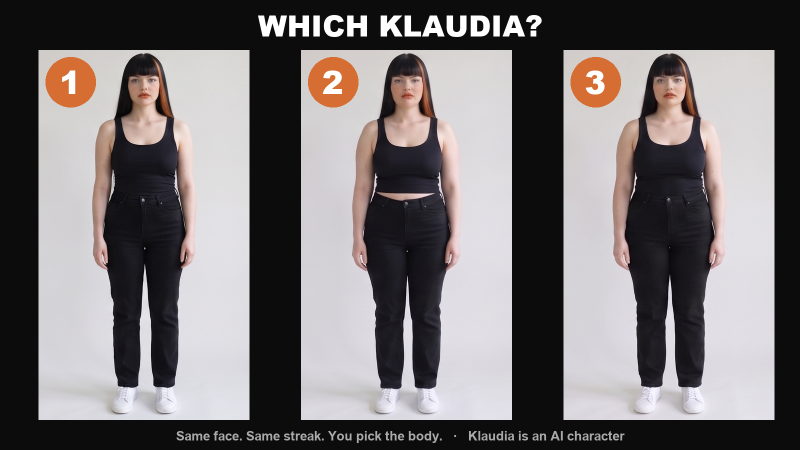
#> input picture sheets/bodies.png, 1600 x 900 px (shown at 1/2 size)
$ python -i klaudia_sheet.py   (imports and definitions only)
#> lines starting #> are read from the running program, lines starting #| are printed output that depends on the picture
### bin/klaudia_common.py
#!/usr/bin/env python3
"""KLAUDIA BOT · shared helpers: ffmpeg, the OpenRouter key and balance, the temporary https host, face finding,
fonts and the video state file. Imported by the other scripts; also a small command line:

  python3 klaudia_common.py balance [--need 1.20]   → {"ok", "remaining_usd", "enough"} (free; never prints the key)
  python3 klaudia_common.py face photo.png          → {"faces": [[x, y, w, h], …]} (free)
  python3 klaudia_common.py upload sing/01.wav      → {"url": "https://…"} temporary public link, deleted within ~1 hour
"""
import base64
import io
import json
import os
import re
import shutil
import subprocess
import sys
import urllib.error
import urllib.request
from pathlib import Path

HERE = Path(__file__).resolve().parent
KIT = HERE.parent
FONTS = KIT / "fonts"
OR = "https://openrouter.ai/api/v1"


# ---------- ffmpeg ----------
# [126 lines left out: functions ffmpeg, run_ff, duration, video_size, read_audio, key and 6 more, not called in this run]


# ---------- faces (OpenCV if installed; everything still works without it, with fewer checks) ----------
def faces(path_or_img):
    """Frontal faces as [x, y, w, h], biggest first. [] if none or if OpenCV is missing (then None).
    An extreme close-up (the face fills the frame) is found by trying again on the picture shrunk inside a border."""
    from PIL import Image
    im = path_or_img if hasattr(path_or_img, "size") else Image.open(path_or_img)
    found = _faces(im)
    if found == []:
        big = Image.new("RGB", (im.width * 2, im.height * 2), (128, 128, 128))
        big.paste(im.convert("RGB"), (im.width // 2, im.height // 2))
        found = [[x - im.width // 2, y - im.height // 2, w, h] for x, y, w, h in (_faces(big) or [])]
    return found


def _faces(path_or_img):
    try:
        import cv2
        import numpy as np
    except ImportError:
        return None
    if not hasattr(cv2, "CascadeClassifier"):     # OpenCV 5 dropped it: setup installs "opencv-python-headless<5"
        return None
    from PIL import Image
    im = path_or_img if hasattr(path_or_img, "size") else Image.open(path_or_img)
    rgb = im.convert("RGB")
    scale = 900 / max(im.size)
    small = rgb.resize((max(1, int(im.width * scale)), max(1, int(im.height * scale)))) if scale < 1 else rgb
    scale = min(scale, 1)
    col = np.array(small).astype("float32")
    g = np.array(small.convert("L"))
    casc = cv2.CascadeClassifier(cv2.data.haarcascades + "haarcascade_frontalface_default.xml")
    found = casc.detectMultiScale(g, scaleFactor=1.1, minNeighbors=6, minSize=(40, 40))
    eyes = cv2.CascadeClassifier(cv2.data.haarcascades + "haarcascade_eye.xml")
    out, strong = [], []
    grey = (np.ptp(col.reshape(-1, 3).mean(axis=0)) < 4) and np.abs(col[..., 0] - col[..., 2]).mean() < 3
    for (x, y, w, h) in found:
        # skin, not a TV screen or a chrome robot: the middle of the box is warmer than it is blue
        r, gg, b = col[y + h // 3:y + 2 * h // 3, x + w // 4:x + 3 * w // 4].reshape(-1, 3).mean(axis=0)
        if grey or (r > 70 and r > b * 1.08 and r >= gg * 0.95):
            box = [int(v / scale) for v in (x, y, w, h)]
            out.append(box)
            upper = g[y:y + int(h * 0.6), x:x + w]      # a real face has eyes in its upper half
            if len(eyes.detectMultiScale(upper, scaleFactor=1.1, minNeighbors=4, minSize=(max(6, w // 10),) * 2)):
                strong.append(box)
    return sorted(strong or out, key=lambda f: -f[2] * f[3])


# [6 lines left out: function font, not called in this run]


# ---------- the video's state (one chat per video: everything lives in files) ----------
def state_path(folder):
    return Path(folder) / "state.json"


def load_state(folder):
    p = state_path(folder)
    return json.loads(p.read_text()) if p.exists() else {}


# [24 lines left out: functions save_state, main, not called in this run]


# [2 lines that do not run on import are left out]

### bin/klaudia_sheet.py
#!/usr/bin/env python3
"""KLAUDIA BOT · numbered sheets to CHOOSE from (pictures and a number, not paragraphs). Model: "WHICH KLAUDIA?"
(three Klaudias, the same face and streak, big orange numbers, one line underneath).

  pick     python3 klaudia_sheet.py pick --images a.png b.png c.png --labels "Slim" "Curvy" "Full" \
               --title "WHICH KLAUDIA?" --foot "Same face. Same streak. You pick the body." --out sheet.png
           any choice made of pictures (outfits, roles, places, "more options", the person's own…)
  grades   python3 klaudia_sheet.py grades --photo photos/01.png --out grades.png
           the same photo in every colour of kit/grades.json (exactly what the edit will do)
  words    python3 klaudia_sheet.py words --photo photos/01.png --line "Four viewers. Two are robots." --out words.png
           the lyric styles of kit/lyric-styles.json on that photo (exactly what the edit draws)
  looks    python3 klaudia_sheet.py looks --photo photos/01.png --title "FOUR VIEWERS" --out looks.png
           the frame around the picture: news (TV) · clip (clean) · ad (unpaid)
  examples python3 klaudia_sheet.py examples        rebuild the free example sheets in sheets/ (no spend)
The person answers with a number ("2"), or a button: 🔄 more options · ✍️ my own.
"""
import argparse
import json
import subprocess
import sys
import tempfile
from pathlib import Path

from PIL import Image, ImageDraw

HERE = Path(__file__).resolve().parent
sys.path.insert(0, str(HERE))
import klaudia_common as kc  # noqa: E402

KIT = HERE.parent
ORANGE, CREAM, BG = (230, 110, 40), (245, 240, 230), (12, 12, 12)
AI_LINE = "Klaudia is an AI character"


def cover(im, w, h, face=True):
    im = im.convert("RGB")
    r = max(w / im.width, h / im.height)
    im = im.resize((round(im.width * r), round(im.height * r)), Image.LANCZOS)
    fs = kc.faces(im) if face else None
    cx = fs[0][0] + fs[0][2] / 2 if fs else im.width / 2
    cy = fs[0][1] + fs[0][3] / 2 if fs else im.height * 0.4
    x = int(min(max(cx - w / 2, 0), im.width - w))
    y = int(min(max(cy - h * 0.38, 0), im.height - h))
    return im.crop((x, y, x + w, y + h))


# [37 lines left out: function pick_sheet, not called in this run]


def _vertical(photo):
#> called with photo = '../sheets/bodies.png'
    return cover(Image.open(photo), 720, 1280)
#> in cover, im is the input picture: PIL image 1600x900 RGB; mean R, G, B 118.5, 113.8, 114.8
#> in _faces, `small = rgb.resize((max(1, int(im.width * scale)), max(1, int(im.heigh..`:
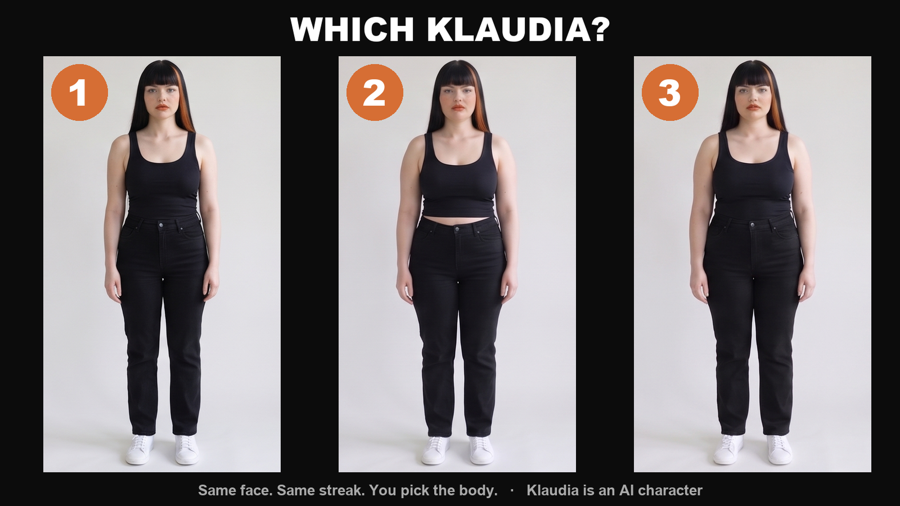
#> small: PIL image 900x506 RGB; mean R, G, B 118.5, 113.8, 114.8
#> in _faces, `g = np.array(small.convert("L"))`:
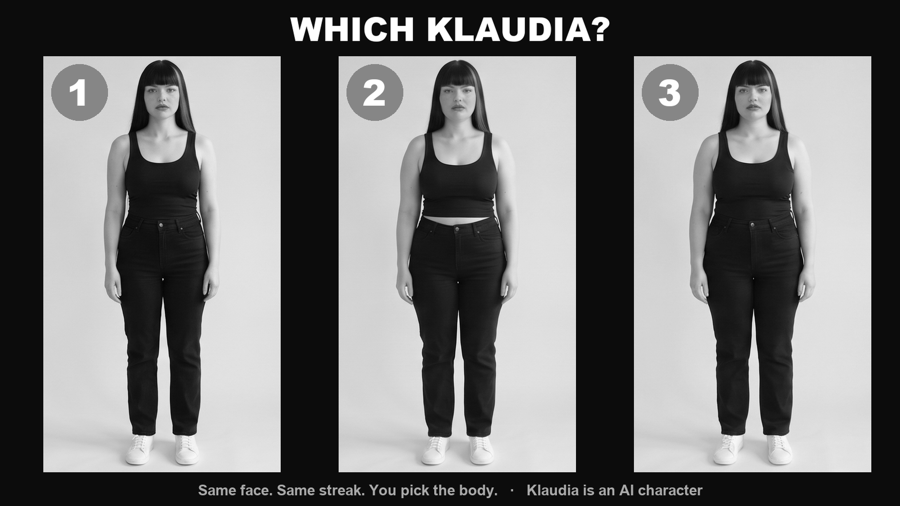
#> g: shape (506, 900); min 0, max 255, mean 115.3
#> in _faces, `found = casc.detectMultiScale(g, scaleFactor=1.1, minNeighbors=6, minS..`: found = [[137, 70, 52, 52], [433, 71, 52, 52], [728, 70, 52, 52]]
#> in _faces, `grey = (np.ptp(col.reshape(-1, 3).mean(axis=0)) < 4) and np.abs(col[....`: grey = False
#> the loop in _faces, `for (x, y, w, h) in found:` made 3 passes
#> (x, y, r, gg, b, box) on passes 1 to 3: (137, 70, 183.2, 146.7, 132.9, [346, 177, 131, 131]), (433, 71, 183.8, 143.3, 130.9, [1095, 179, 131, 131]), (728, 70, 183.7, 147.2, 133.6, [1841, 177, 131, 131])
#> pass 1, in _faces, `upper = g[y:y + int(h * 0.6), x:x + w]`:
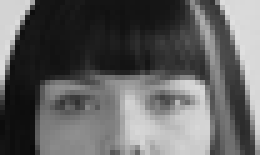
#> upper: shape (31, 52) (shown 5 times larger); min 10, max 223, mean 97.2
#> pass 2, in _faces, `upper = g[y:y + int(h * 0.6), x:x + w]`:
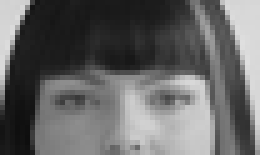
#> upper: shape (31, 52) (shown 5 times larger); min 14, max 223, mean 101.8
#> pass 3, in _faces, `upper = g[y:y + int(h * 0.6), x:x + w]`:
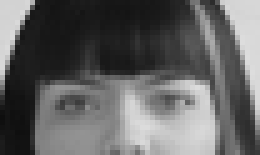
#> upper: shape (31, 52) (shown 5 times larger); min 14, max 221, mean 99.1
#> after the loop in _faces, `for (x, y, w, h) in found:`: out = [[346, 177, 131, 131], [1095, 179, 131, 131], [1841, 177, 131, 131]]; strong = []
#> in faces, `found = _faces(im)`: found has the same summary as out in _faces
#> in cover, `fs = kc.faces(im) if face else None`: fs has the same summary as out in _faces
#> in cover, `cx = fs[0][0] + fs[0][2] / 2 if fs else im.width / 2`: cx = 411.5
#> in cover, `cy = fs[0][1] + fs[0][3] / 2 if fs else im.height * 0.4`: cy = 242.5
#> in cover, `x = int(min(max(cx - w / 2, 0), im.width - w))`: x = 51
#> in cover, `y = int(min(max(cy - h * 0.38, 0), im.height - h))`: y = 0
#> in cover, `return im.crop((x, y, x + w, y + h))`:
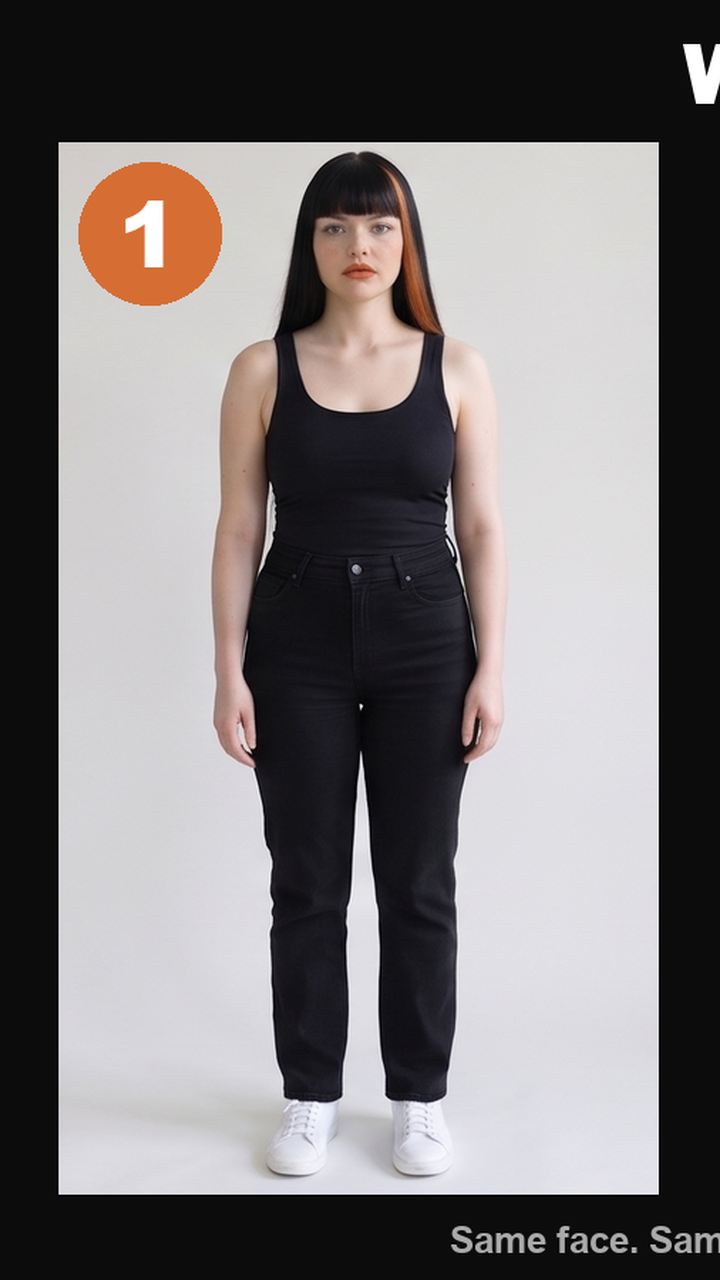
#> returned value: PIL image 720x1280 RGB; mean R, G, B 122.4, 118.1, 118.6


# [93 lines left out: functions grades_sheet, _edit_frame, words_sheet, looks_sheet, examples, main, not called in this run]


# [2 lines not run here, left out]

>>> result = _vertical('../sheets/bodies.png')
